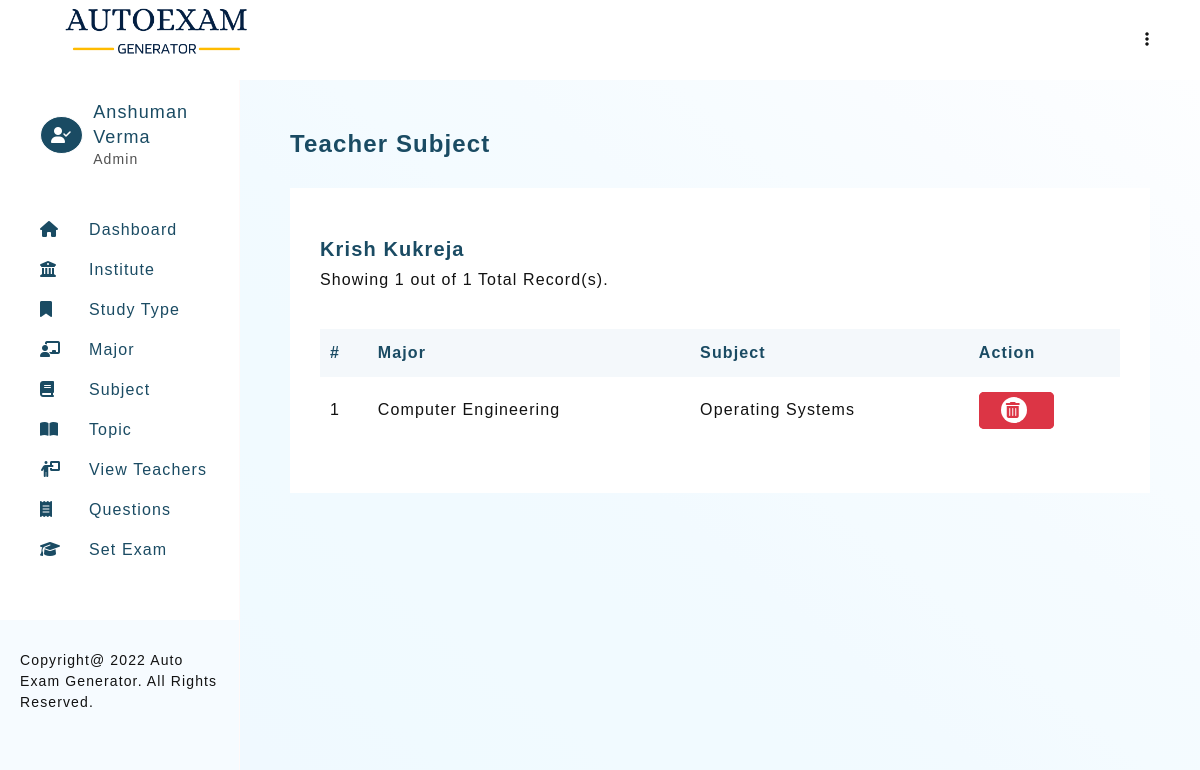
Screenshot of /autoexam/teacher-subject-view.php?teacher=2 (signed in) with the database file from the repository.
### tables this page shows
CREATE TABLE `teacher_profile` (
  `teacher_id` int(11) NOT NULL,
  `teacher_firstname` varchar(30) NOT NULL,
  `teacher_lastname` varchar(30) NOT NULL,
  `email` varchar(50) DEFAULT NULL,
  `password` varchar(100) NOT NULL,
  `type` enum('Admin','Teacher') NOT NULL DEFAULT 'Teacher',
  `addedOn` datetime DEFAULT current_timestamp()
);

CREATE TABLE `teacher_subject_relation` (
  `teacherId` int(11) NOT NULL,
  `subjectId` int(11) NOT NULL
);

CREATE TABLE `major` (
  `major_id` int(11) NOT NULL,
  `major_name` text DEFAULT NULL,
  `type_of_study_id` int(11) DEFAULT NULL,
  `majorAddedBy` int(11) DEFAULT NULL,
  `majorAddedOn` datetime DEFAULT current_timestamp()
);

CREATE TABLE `subject_details` (
  `subject_id` int(11) NOT NULL,
  `subject_code` varchar(30) NOT NULL,
  `subject_name` text NOT NULL,
  `major_id` int(11) DEFAULT NULL,
  `subjectAddedBy` int(11) DEFAULT NULL,
  `subjectAddedOn` datetime DEFAULT current_timestamp()
);

### autoexam/includes/config.php (called while the page is built, shortened)
<?php
    $sitename = "Auto Exam Generator";

### autoexam/teacher-subject-view.php (the view, shortened to what this page needs)
<?php
    require_once './templates/header.php';
    if(isset($_GET['teacher']))
    {
        $teacherQ = mysqli_query($connection, "SELECT * FROM teacher_profile WHERE teacher_id = '$_GET[teacher]'");
        $teacherR = mysqli_fetch_assoc($teacherQ);
        $limit = 10;
        if(isset($_GET['page']))
        {
            $page = $_GET['page'];
        }
        else
        {
            $page  = 1;
        }
        $start = ($page * $limit) - $limit;
        $serialNo = $start + 1;
        $countTeacherQ = mysqli_query($connection, "SELECT count(subjectId) as total FROM `teacher_subject_relation` WHERE `teacherId` = '$_GET[teacher]'");
        $countTeacherR = mysqli_fetch_assoc($countTeacherQ);
        $noOfTeachers = $countTeacherR['total'];
        $teacherQuery = mysqli_query($connection,
        "SELECT * FROM `teacher_subject_relation`
        LEFT JOIN subject_details ON `teacher_subject_relation`.`subjectId` = `subject_details`.`subject_id`
        LEFT JOIN major ON `major`.`major_id` = `subject_details`.`major_id`
        WHERE `teacher_subject_relation`.`teacherId` = '$_GET[teacher]'
        ORDER BY `major`.`major_name`, `subject_details`.`subject_name`
        LIMIT $start, $limit
        ");
    }
?>
<section>
    <h3 class="heading">Teacher Subject</h3>
    <div class="card">
        <div class="card-heading">
            <div>
                <h4 class="sub-heading"><?= ucfirst($teacherR['teacher_firstname'])  .' '. ucfirst($teacherR['teacher_lastname']); ?></h4>
                <p class="desc">Showing <?php echo mysqli_num_rows($teacherQuery); ?> out of <?= $noOfTeachers;?> Total Record(s).</p>
            </div>
        </div>
        <div class="table-responsive">
            <table class="table">
                <thead>
                    <tr>
                        <th>#</th>
                        <th>Major</th>
                        <th>Subject</th>
                        <th>Action</th>
                    </tr>
                </thead>
                <tbody>
                    <?php
                        if(mysqli_num_rows($teacherQuery) > 0)
                        {
                            while ($teacherRow = mysqli_fetch_assoc($teacherQuery))
                            {
                                echo "
                                    <tr>
                                        <td>$serialNo</td>
                                        <td>$teacherRow[major_name]</td>
                                        <td>$teacherRow[subject_name]</td>
                                        <td><a href=\"teacher-subject-view.php?delete_teacher=$teacherRow[teacherId]&&delete_subject=$teacherRow[subject_id]\"  class=\"btn btn-delete\"><i class=\"fa-solid fa-trash-can\"></i></a></td>
                                    </tr>
                                ";
                                $serialNo++;
                            }
                        }
                        else
                        {
                            echo "<tr><td colspan=\"5\">No record found.</td></tr>";
                        }
                    ?>
                </tbody>
            </table>
        </div>
    </div>
</section>
<?php
    require_once './templates/footer.php';
?>

### autoexam/templates/header.php (shortened to what this page needs)
<?php
    require './includes/config.php';
    require_once './includes/connection.php';
    if(isset($_SESSION['user']))
    {
        $userQuery = mysqli_query($connection, "SELECT * FROM teacher_profile WHERE email = '$_SESSION[user]'");
        $userRow = mysqli_fetch_assoc($userQuery);
    }
?>
<!DOCTYPE html>
<html lang="en">
<head>
    <link rel="stylesheet" href="./assets/css/main.css">
    <link rel="stylesheet" href="./assets/css/style.css">
    <link rel="stylesheet" href="https://cdnjs.cloudflare.com/ajax/libs/font-awesome/6.1.1/css/all.min.css">
</head>
<body>
    <header class="admin-header">
        <h1 class="title">
            <img src="./assets/images/logo.png" alt="Auto Exam Generator" height="60px">
        </h1>
        <div>
            <ul>
                <li class="dropmenu">
                    <a href="#"><i class="fa-solid fa-ellipsis-vertical"></i></a>
                </li>
            </ul>
        </div>
    </header>
    <aside id="asideMenu">
        <div class="profile-header" id="profile-header2">
            <?php
                if($_SESSION['userType'] == 'Admin')
                {
                    echo "<i class=\"fa-solid fa-user-check\"></i>";
                }
                else
                {
                    echo "<i class=\"fa-solid fa-user\"></i>";
                }
            ?>
            <div>
                <h2>
                    <?=
                        $userRow['teacher_firstname'] ." ". $userRow['teacher_lastname']
                    ?>
                </h2>
                <p> <?=  $_SESSION['userType']; ?> </p>
            </div>
        </div>
        <section id="nav-header">
            <nav>
                <ul class="navbar">
                    <li><a href="dashboard.php"><i class="fa-solid fa-house"></i><span>Dashboard</span></a></li>
                            <li><a href="institute-view.php"><i class="fa-solid fa-building-columns"></i><span>Institute</span></a></li>
                            <li><a href="studyType-view.php"><i class="fa-solid fa-bookmark"></i><span>Study Type</span></a></li>
                            <li><a href="major-view.php"><i class="fa-solid fa-chalkboard-user"></i><span>Major</span></a></li>
                            <li><a href="subject-view.php"><i class="fa-solid fa-book"></i><span>Subject</span></a></li>
                            <li><a href="topic-view.php"><i class="fa-solid fa-book-open"></i><span>Topic</span></a></li>
                    <?php
                        if($_SESSION['userType'] == 'Admin')
                        {
                    ?>
                            <li><a href="teacher-view.php"><i class="fa-solid fa-person-chalkboard"></i><span>View Teachers</span></a></li>
                    <?php
                        }
                    ?>
                    <li><a href="question-view.php"><i class="fa-solid fa-receipt"></i><span>Questions</span></a></li>
                    <li><a href="setExam-1.php"><i class="fa-solid fa-graduation-cap"></i><span>Set Exam</span></a></li>
                </ul>
            </nav>
        </section>
        <footer class="copyright">Copyright@
            <?= date("Y"); ?>
            <?= $sitename; ?>. All Rights Reserved.
        </footer>
    </aside>
    <main>

### autoexam/assets/css/main.css (style rules this page uses)
* { margin: 0; padding: 0; box-sizing: border-box; }
body { font-family: 'Gill Sans', 'Gill Sans MT', Calibri, 'Trebuchet MS', sans-serif; color: #121212; letter-spacing: 0.07em; }
html { scroll-behavior: smooth; }
a { text-decoration: none; }
ul { list-style: none; }
.btn { padding: 8px 20px; border-radius: 5px; transition: all 0.2s; letter-spacing: 2px; font-size: 16px; }
.btn i { border-radius: 50%; padding: 5px; margin-right: 5px; transition: all 0.2s; }
.btn-delete { background-color: #dc3545; color: #fff; border: solid 2px #dc3545; }
.btn-delete i { background-color: #fff; color: #dc3545; }

### autoexam/assets/css/style.css (style rules this page uses)
:root { --primary-color: #1a4b63; }
body { color: #121212; }
.admin-header { padding: 0 50px; background-color: #fff; display: flex; justify-content: space-between; width: 100%; z-index: 12; height: 10vh; line-height: 10vh; position: fixed; top: 0; left: 0; }
.admin-header .dropmenu { position: relative; text-align: right; }
.admin-header .dropmenu a { color: #121212; }
aside { width: 50%; background-color: #fff; height: 100%; overflow: auto; position: fixed; display: flex; flex-direction: column; justify-content: space-between; border-right: solid 1px rgb(255, 249, 249); display: none; background-color: #f6fbff; }
aside > #nav-header { padding: 20px 20px 50px 40px; display: grid; grid-template-columns: 1fr; row-gap: 20px; align-content: start; background-color: #fff; }
h1.title { color: var(--primary-color); font-size: 18px; }
.profile-header { display: flex; justify-content: flex-start; align-items: center; line-height: 1.4; padding: 20px 20px 20px 40px; background-color: #fff; }
.profile-header > i { border-radius: 50%; color: #fff; border: solid 1px; padding: 10px; background-color: var(--primary-color); margin-right: 10px; }
.profile-header > div > h2 { color: var(--primary-color); font-size: 18px; font-weight: normal; }
.profile-header > div > p { color: #515151; font-size: 14px; }
aside > #nav-header > nav > ul { line-height: 2.5; }
aside > #nav-header > nav > ul > li > a { color: var(--primary-color); font-size: 16px; display: block; }
aside > #nav-header > nav > ul > li > a > i { display: inline-block; width: 30px; }
aside > #nav-header > nav > ul > li > a > span { margin-left: 19px; }
aside > footer { background-color: #f6fbff; padding: 30px 20px 30px; line-height: 1.5; font-size: 14px; }
main { background-image: linear-gradient(to right top, #f0f9ff, #f0f9ff, #f0faff, #f1faff, #f1faff, #f2faff, #f4fbff, #f5fbff, #f7fcff, #f9fcff, #fbfdff, #fdfeff); min-height: 100vh; padding: 50px 50px; margin-top: 10vh; }
main > section { margin-bottom: 100px; }
.heading { color: var(--primary-color); margin-bottom: 30px; font-size: 24px; font-weight: 600; }
.sub-heading { color: var(--primary-color); margin-bottom: 10px; font-size: 20px; font-weight: 600; }
.card { background-color: #fff; padding: 50px 30px; }
.card-heading { display: flex; justify-content: space-between; align-items: center; margin-bottom: 30px; flex-direction: column; }
.table-responsive { overflow: auto; }
.table { width: 100%; border-collapse: collapse; margin-top: 10px; }
.table > thead { text-align: left; background-color: #f4f8fb; color: var(--primary-color); }
.table > thead > tr > th { padding: 15px 10px; }
.table > tbody > tr > td { padding: 20px 10px; }
@media (min-width: 992px) { aside { display: block; width: 20%; } }
@media (min-width: 992px) { main { margin-left: 20%; width: 80%; } }
@media (min-width: 992px) { .card-heading { flex-direction: row; } }

### rows the page displays
teacher_profile: teacher_firstname "Anshuman", teacher_lastname "Verma"
teacher_profile: teacher_firstname "Krish", teacher_lastname "Kukreja"
teacher_subject_relation: major.major_name "Computer Engineering", subjectId.subject_name "Operating Systems"

### other values shown
$_SESSION['userType'] "Admin"
$sitename "Auto Exam Generator"
mysqli_num_rows($teacherQuery) "1"
$noOfTeachers "1"
